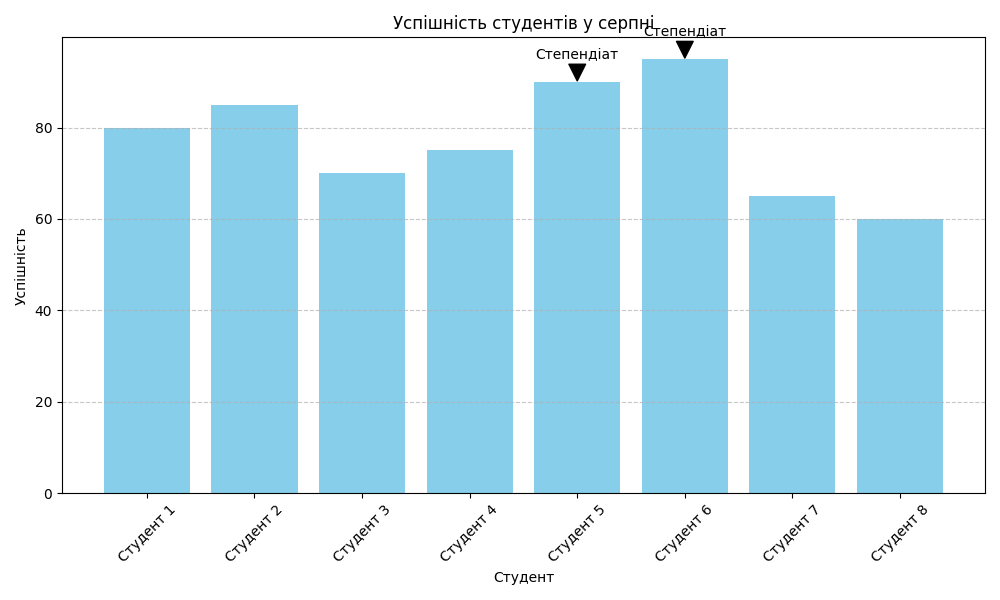

Write the Python code that produced this figure.
import matplotlib.pyplot as plt

# Назви студентів
students = ['Студент 1', 'Студент 2', 'Студент 3', 'Студент 4', 'Студент 5', 'Студент 6', 'Студент 7', 'Студент 8']

# Успішність кожного студента
grades = [80, 85, 70, 75, 90, 95, 65, 60]

plt.figure(figsize=(10, 6))
plt.bar(students, grades, color='skyblue')
plt.title('Успішність студентів у серпні')
plt.xlabel('Студент')
plt.ylabel('Успішність')
plt.xticks(rotation=45)
plt.grid(axis='y', linestyle='--', alpha=0.7)

# Позначення двох студентів, які обігнали інших
top_students = [4, 5]
for i in top_students:
    plt.annotate('Степендіат', xy=(i, grades[i]), xytext=(i, grades[i] + 5),
                 ha='center', arrowprops=dict(facecolor='black', shrink=0.05))

plt.tight_layout()
plt.savefig('d12.png')
plt.show()


